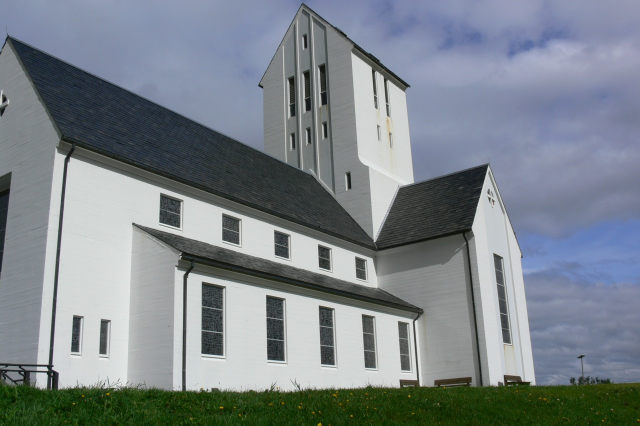
#> input picture ESTUDOS DIRIGIDOS/ED_10/church.png, 1280 x 851 px, found by its file name (shown at 1/2 size)
$ jupyter execute ED_10.ipynb
#> lines starting #> are read from the running program, lines starting #| are printed output that depends on the picture
**ED 10 - Transformada de Hough**

Aluno: Mauricio dos Santos de Jesus

1) A partir da imagem abaixo (em anexo no email), utilizar a Transformada de
Hough para calcular segmentos de linhas que conectem as bordas dos
pontos (ver seção 13.2 do Livro do Corke).

[cell 1]
import cv2
import numpy as np
import matplotlib.pyplot as plt

# Carregar a imagem em escala de cinza
img = cv2.imread("/content/church.png", 0)
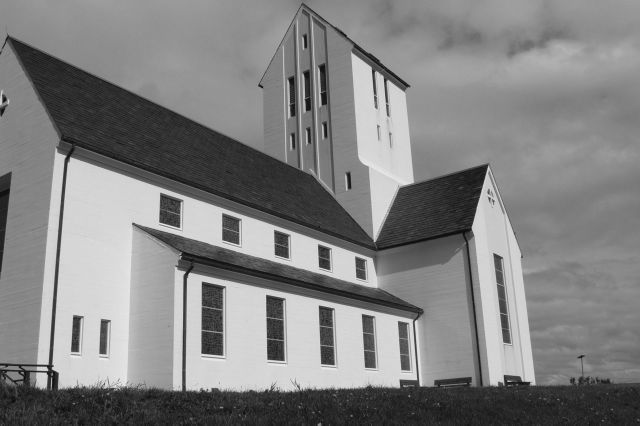
#> img: shape (851, 1280) (shown at 1/2 size); min 5, max 238, mean 129.8

# Detectar bordas na imagem usando Canny com diferentes parâmetros
edges = cv2.Canny(img, 290, 390, apertureSize=3)
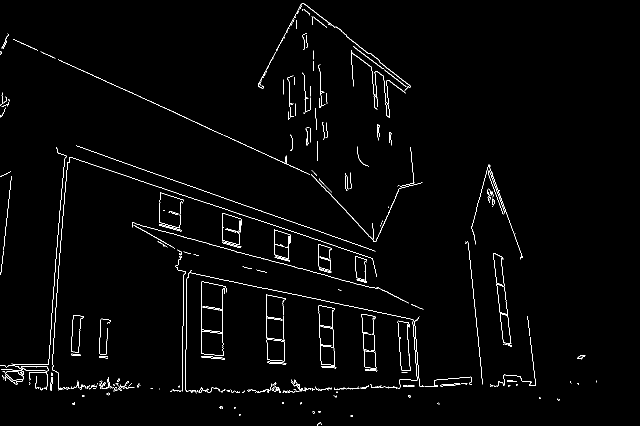
#> edges: shape (851, 1280) (shown at 1/2 size); 1.6% white in thin lines or dots

# Aplicar a Transformada de Hough para encontrar linhas
lines = cv2.HoughLines(edges, rho=1, theta=np.pi/180, threshold=260)
#> lines = [[363, 1.83], [453, 1.78]]

# Desenhar as linhas detectadas na imagem original
if lines is not None:
    img_with_lines = cv2.cvtColor(edges, cv2.COLOR_GRAY2BGR)
#> img_with_lines: shape (851, 1280, 3); 1.6% white in thin lines or dots
    for line in lines:
        rho, theta = line[0]
        a = np.cos(theta)
        b = np.sin(theta)
        x0 = a * rho
        y0 = b * rho
        x1 = int(x0 + 1000 * (-b))
        y1 = int(y0 + 1000 * (a))
        x2 = int(x0 - 1000 * (-b))
        y2 = int(y0 - 1000 * (a))
        cv2.line(img_with_lines, (x1, y1), (x2, y2), (0, 0, 255), 1, cv2.LINE_AA)
#> this loop made 2 passes
#> (rho, theta, a, b, x0, y0, x1, y1) on passes 1 to 2: (363, 1.83, -0.259, 0.966, -93.95, 350.6, -1059, 91), (453, 1.78, -0.208, 0.978, -94.18, 443.1, -1072, 235)
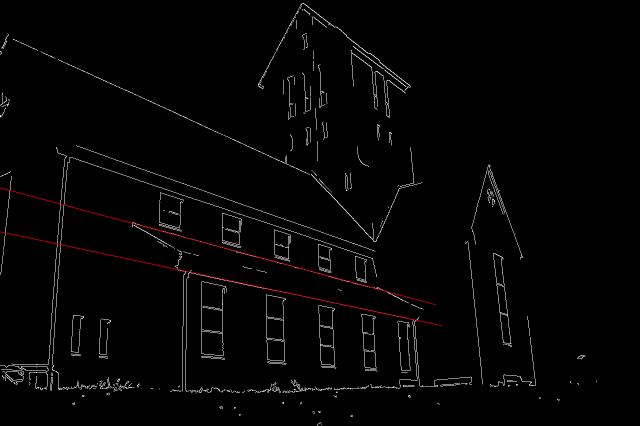
#> img_with_lines: shape (851, 1280, 3) (shown at 1/2 size); mean B, G, R 3.9, 3.9, 4.5

    plt.imshow(cv2.cvtColor(img_with_lines, cv2.COLOR_BGR2RGB))
    plt.savefig("/content/church_th.png", facecolor="white")
    plt.show()
else:
    print("Nenhuma linha detectada.")
